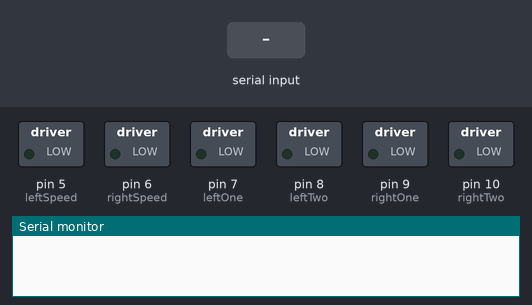
Recording of a sketch running on a simulated Arduino Uno, built with avr-gcc and run on an emulated ATmega328P. Shown: switched loads named in the sketch (green lamp = pin HIGH), the last lines printed to the serial monitor. Inputs (shaded band) come from the test bench.

Above: at 1.2 s.
1.3 s: "test" received over the second serial link
At 1.46 s:
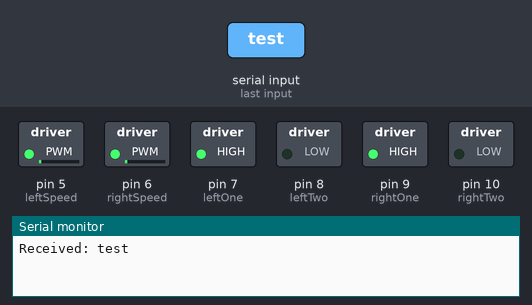
At 2.61 s:
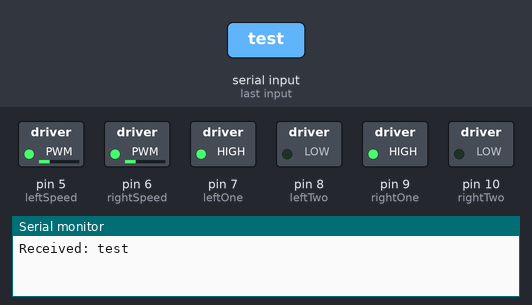
Timing chart, 0 to 21.6 s (numbered marks = the images above; inputs shaded):
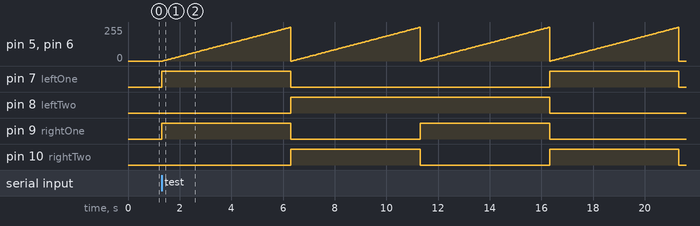

Measured:
- after the input at 1.3 s, pin 5 (leftSpeed), pin 6 (rightSpeed): ramps from 0/255 to 252/255 and jumps back, once every 5.0 s

The sketch:

Main.ino
```cpp
#include <SoftwareSerial.h>;
SoftwareSerial BT(2, 3);

# define leftOne 7
# define leftTwo 8
# define rightOne 9
# define rightTwo 10

#define leftSpeed 5
#define rightSpeed 6


void setup() {

  // sets up pins
  pinMode(leftOne, OUTPUT);
  pinMode(leftTwo, OUTPUT);
  pinMode(rightOne, OUTPUT);
  pinMode(rightTwo, OUTPUT);
  pinMode(leftSpeed, OUTPUT);
  pinMode(rightSpeed, OUTPUT);

  // set the data rate for the SoftwareSerial port
  BT.begin(9600);
  Serial.begin(9600);
  // Send test message to other device
  BT.println("Hello from Arduino");

}

void loop() {


    if (BT.available())
  // if text arrived in from BT serial...
  {

    String input = readString();
    char first = input.charAt(0);

    if(input=="test"){
      test();
    }

    else if(input== "stop"){
      stop();
    }
    // for directions uses a 3 char string to show direction and speed
    else if(first=='F'){
      forward(getSpeed(input));
    }

    else if(first=='B'){
      backward(getSpeed(input));
    }

    else if(first=='A'){
      turnLeft(getSpeed(input));
    }

    else if(first=='D'){
      turnRight(getSpeed(input));
    }

    // for left and right motor gets a 4 char string with a F or R on the last defining direction
    else if(first=='L'){
      leftMotor(getSpeed(input),input);
    }

    else if(first=='R'){
      rightMotor(getSpeed(input),input);
    }
  }

}

String readString(){

    String a = ""; // stores incoming character from other device
    char newChar;
      //reads text
    a = "";

    //looks for escape character
    while (true) {
      newChar = BT.read();

      if(int(newChar) == -1){
        break;
      }
      a = a+newChar;  // Append each character to the string
    }

    Serial.print("Received: ");
    Serial.println(a);

    return a;
}

double getSpeed(String input){

  double char1 = int(input.charAt(1))- int('0');
  double char2 = int(input.charAt(2))- int('0');

  return (char1*10 + char2);
}

void setSpeed(double speed){
  int normalizedSpeed = (speed/100)*255;
  analogWrite(leftSpeed,normalizedSpeed);
  analogWrite(rightSpeed,normalizedSpeed);
}

void forward(double speed){
  digitalWrite(leftOne,HIGH);
  digitalWrite(leftTwo,LOW);
  digitalWrite(rightOne,HIGH);
  digitalWrite(rightTwo,LOW);

  setSpeed(speed);

}


void backward(double speed){
  digitalWrite(leftOne,LOW);
  digitalWrite(leftTwo,HIGH);
  digitalWrite(rightOne,LOW);
  digitalWrite(rightTwo,HIGH);

  setSpeed(speed);
}

void turnLeft(double speed){
  digitalWrite(leftOne,LOW);
  digitalWrite(leftTwo,HIGH);
  digitalWrite(rightOne,HIGH);
  digitalWrite(rightTwo,LOW);

  setSpeed(speed);
}


void turnRight(double speed){
  digitalWrite(leftOne,HIGH);
  digitalWrite(leftTwo,LOW);
  digitalWrite(rightOne,LOW);
  digitalWrite(rightTwo,HIGH);

  setSpeed(speed);
}

void leftMotor(double speed, String input){

  if(input.charAt(3) == 'F'){
      digitalWrite(leftOne,HIGH);
      digitalWrite(leftTwo,LOW);
  }

  else{
      digitalWrite(leftOne,LOW);
      digitalWrite(leftTwo,HIGH);
  }

  int normalizedSpeed = (speed/100)*255;
  analogWrite(leftSpeed,normalizedSpeed);
}

void rightMotor(double speed, String input){

    if(input.charAt(3) == 'F'){
      digitalWrite(rightOne,HIGH);
      digitalWrite(rightTwo,LOW);
  }

  else{
      digitalWrite(rightOne,LOW);
      digitalWrite(rightTwo,HIGH);
  }

  int normalizedSpeed = (speed/100)*255;
  analogWrite(rightSpeed,normalizedSpeed);
}

void stop(){
  digitalWrite(leftOne,LOW);
  digitalWrite(leftTwo,LOW);
  digitalWrite(rightOne,LOW);
  digitalWrite(rightTwo,LOW);

  setSpeed(0);

}

//PWM of every motor
void test(){
  forward(0);
  goThroughSpeeds();

  backward(0);
  goThroughSpeeds();

  turnLeft(0);
  goThroughSpeeds();

  turnRight(0);
  goThroughSpeeds();

  stop();
}

//mainly for test methods
void goThroughSpeeds(){
  for (int i=0; i<100; i++){
    setSpeed(i);
    delay(50);
  }
}
```
